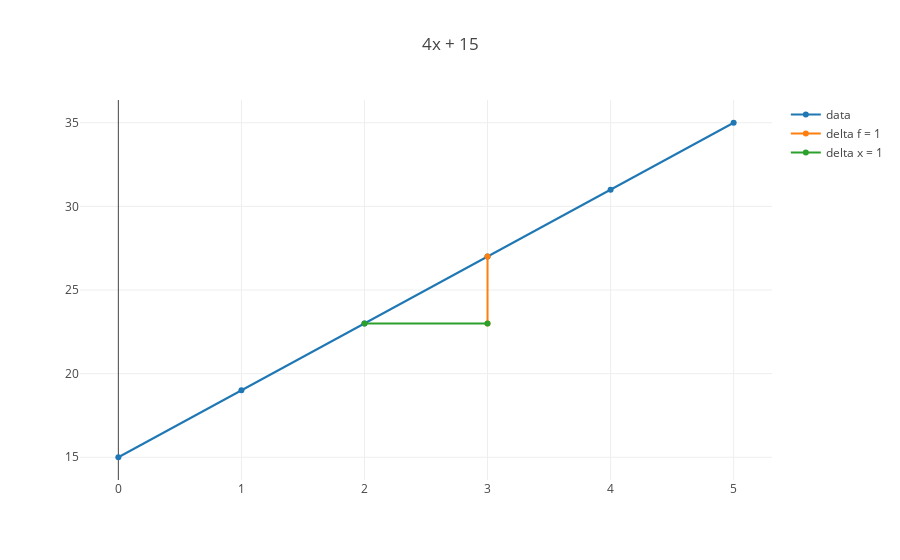

Notebook cell for this chart:
### Code cell
# from graph import plot, trace_values

trace_delta_x_four_x_plus_fifteen = delta_x_trace(four_x_plus_fifteen, 2, 1)
if four_x_plus_fifteen_trace and trace_delta_f_four_x_plus_fifteen and trace_delta_x_four_x_plus_fifteen:
    plot([four_x_plus_fifteen_trace, trace_delta_f_four_x_plus_fifteen, trace_delta_x_four_x_plus_fifteen], {'title': '4x + 15'})

### Figure 1 — Plotly figure (JSON) as saved in the notebook; plotly's stock layout.template omitted (floating-point values rounded to 4 significant figures)
{"data": [{"mode": "lines+markers", "name": "data", "text": [], "type": "scatter", "uid": "ec9a8806-b592-11e8-bca7-086d41e3715a", "x": [0, 1, 2, 3, 4, 5], "y": [15, 19, 23, 27, 31, 35]}, {"mode": "lines+markers", "name": "delta f = 1", "text": [], "type": "scatter", "uid": "ec9a8a34-b592-11e8-a736-086d41e3715a", "x": [3, 3], "y": [23, 27]}, {"mode": "lines+markers", "name": "delta x = 1", "text": [], "type": "scatter", "uid": "ec9a8b58-b592-11e8-bfd5-086d41e3715a", "x": [2, 3], "y": [23, 23]}], "layout": {"title": "4x + 15"}}
